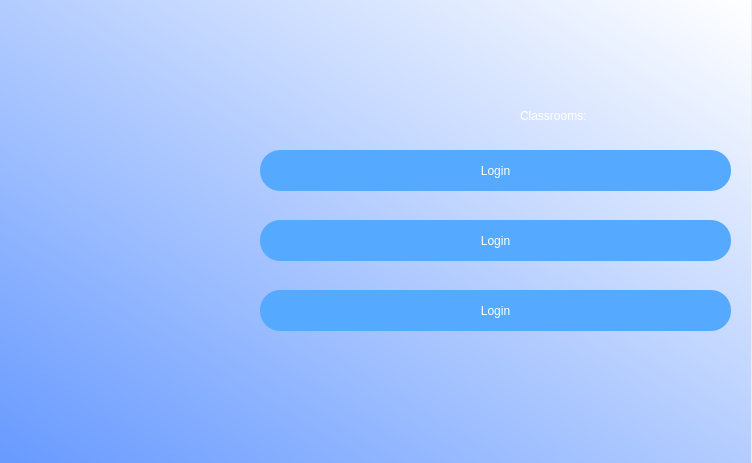
<?xml version="1.0" encoding="UTF-8"?>
<ui version="4.0">
 <class>Dialog</class>
 <widget class="QDialog" name="Dialog">
  <property name="geometry">
   <rect>
    <x>0</x>
    <y>0</y>
    <width>752</width>
    <height>463</height>
   </rect>
  </property>
  <property name="windowTitle">
   <string>Dialog</string>
  </property>
  <widget class="QWidget" name="bgwidget" native="true">
   <property name="geometry">
    <rect>
     <x>-10</x>
     <y>0</y>
     <width>761</width>
     <height>471</height>
    </rect>
   </property>
   <property name="styleSheet">
    <string notr="true">QWidget#bgwidget{
background-color:qlineargradient(spread:reflect, x1:0, y1:1, x2:1, y2:0.006, stop:0 rgba(101, 152, 255, 255), stop:1 rgba(255, 255, 255, 255));}</string>
   </property>
   <widget class="QLabel" name="label">
    <property name="geometry">
     <rect>
      <x>530</x>
      <y>90</y>
      <width>201</width>
      <height>51</height>
     </rect>
    </property>
    <property name="styleSheet">
     <string notr="true">font: 75 28pt &quot;MS Shell Dlg 2&quot;;color:rgb(255, 255, 255)</string>
    </property>
    <property name="text">
     <string>Classrooms:</string>
    </property>
   </widget>
   <widget class="QPushButton" name="login">
    <property name="geometry">
     <rect>
      <x>270</x>
      <y>150</y>
      <width>471</width>
      <height>41</height>
     </rect>
    </property>
    <property name="styleSheet">
     <string notr="true">border-radius:20px;
background-color:rgb(85, 170, 255);
font: 12pt &quot;MS Shell Dlg 2&quot;;
color:rgb(255, 255, 255)
</string>
    </property>
    <property name="text">
     <string>Login</string>
    </property>
   </widget>
   <widget class="QPushButton" name="login_3">
    <property name="geometry">
     <rect>
      <x>270</x>
      <y>220</y>
      <width>471</width>
      <height>41</height>
     </rect>
    </property>
    <property name="styleSheet">
     <string notr="true">border-radius:20px;
background-color:rgb(85, 170, 255);
font: 12pt &quot;MS Shell Dlg 2&quot;;
color:rgb(255, 255, 255)
</string>
    </property>
    <property name="text">
     <string>Login</string>
    </property>
   </widget>
   <widget class="QPushButton" name="login_4">
    <property name="geometry">
     <rect>
      <x>270</x>
      <y>290</y>
      <width>471</width>
      <height>41</height>
     </rect>
    </property>
    <property name="styleSheet">
     <string notr="true">border-radius:20px;
background-color:rgb(85, 170, 255);
font: 12pt &quot;MS Shell Dlg 2&quot;;
color:rgb(255, 255, 255)
</string>
    </property>
    <property name="text">
     <string>Login</string>
    </property>
   </widget>
  </widget>
 </widget>
 <resources/>
 <connections/>
</ui>
